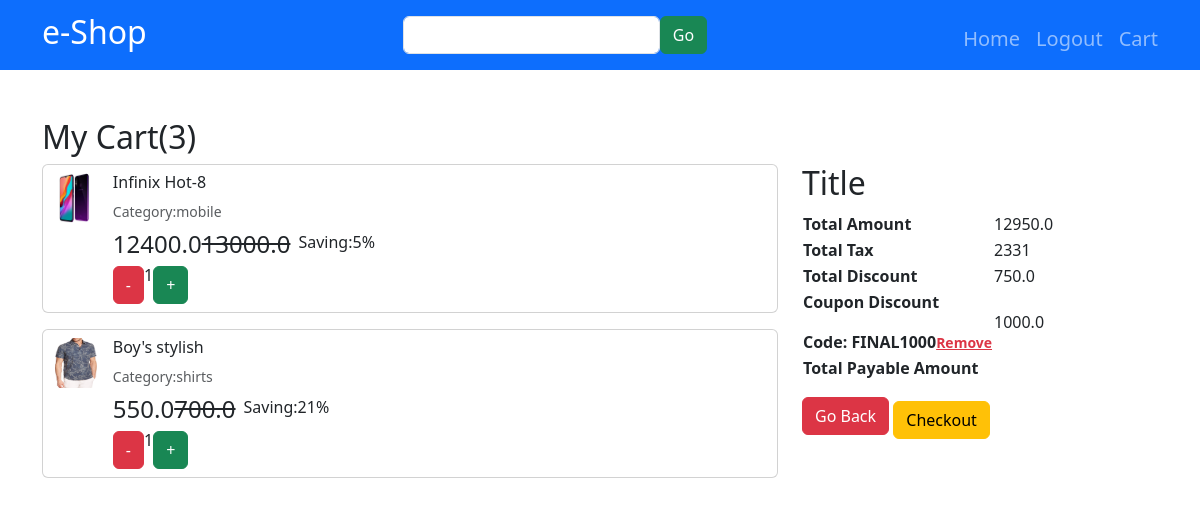
/cart/ (signed in), run on an earlier commit of the app's database.
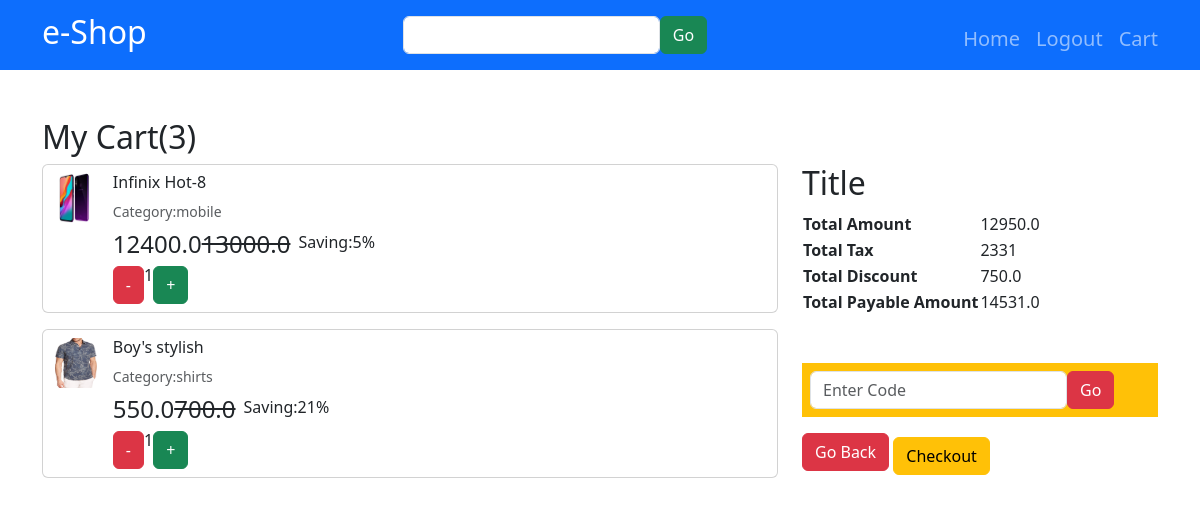
And on a later commit of the database.
### shop/models.py (models this page shows, shortened)
class Order(models.Model):
    user=models.ForeignKey(settings.AUTH_USER_MODEL,on_delete=models.CASCADE)
    ordered=models.BooleanField(default=False)
    items=models.ManyToManyField(OrderItem)
    ordered_date=models.DateTimeField(blank=True, null=True)
    created_at=models.DateTimeField(auto_now_add=True)
    coupon=models.ForeignKey('Coupon', on_delete=models.CASCADE,null=True,blank=True)
    address=models.ForeignKey("Address",on_delete=models.CASCADE,null=True,blank=True)
    def get_total_amount(self):
        total=0
        for oi in  self.items.all():
            total +=oi.get_final_amount()
        return total
    def get_total_dis_amount(self):
        total=0
        for oi in  self.items.all():
            total +=oi.get_price()
        return total
    def get_tax_amount(self):
        return int(self.get_total_amount() * 0.18)
    def get_discount_amount(self):
        return self.get_total_dis_amount()- self.get_total_amount()
    def get_payable_amount(self):
        return self.get_total_amount()+self.get_tax_amount()-self.get_discount_amount()

class Coupon (models.Model):
    code=models.CharField(max_length=50)
    amount=models.FloatField()

class OrderItem(models.Model):
    user=models.ForeignKey(settings.AUTH_USER_MODEL,on_delete=models.CASCADE)
    ordered=models.BooleanField(default=False)
    item=models.ForeignKey(Product,on_delete=models.CASCADE)
    qty=models.IntegerField(default=1)
    def get_discount_price(self):
        return self.item.discount_price*self.qty
    def get_price(self):
        return self.item.price*self.qty
    def get_final_amount(self):
        if self.item.discount_price:
            return self.get_discount_price()
        else:
            return self.get_price()

class Product(models.Model):
    name=models.CharField(max_length=200)
    category=models.ForeignKey(Category, on_delete=models.CASCADE)
    description=models.TextField()
    image=models.ImageField()
    price=models.FloatField()
    slug=models.SlugField( null=True,blank=True)
    discount_price=models.FloatField(null=True,blank=True)
    brand=models.CharField(max_length=200)
    def getSavingParcent(self):
        result=((self.price-self.discount_price) / self.price)*100
        return round(result)

### shop/views.py (the view)
# urls.py: path('cart/',myCart,name='cart'),
@login_required()
def myCart(r):
    data={}
    data['order']=Order.objects.get(user=r.user,ordered=False)
    return render(r, 'cart.html',data)

### templates/cart.html (shortened to what this page needs)
{% extends "base.html" %}
{% block content %}
<div class="container">
    <div class="row">
        <h2 class="h2">My Cart(3)</h2>
    </div>
    <div class="row">
        <div class="col-8">
            {% for order_item in order.items.all %}
            <div class="card mb-3 p-2">
                <div class="row d-flex">
                    <div class="col-1">
                        <img src="{{order_item.item.image.url}}" class="" style="height: 50px; width:50px" alt="">
                    </div>
                    <div class="col-10">
                        <div class="">
                            <h2 class="h6">{{order_item.item.name}}</h2>
                            <p class="text small mb-2 text-muted">Category:{{order_item.item.category.title}}</p>
                            <div class=" d-flex gap-2">
                                {% if order_item.item.discount_price %}
                                <h4>{{order_item.item.discount_price}}<del>{{order_item.item.price }}</del></h4>
                                <span class="">Saving:{{order_item.item.getSavingParcent}}%</span>
                                {% else %}
                                <h4>{{order_item.get_price}}</h4>
                                {% endif %}
                            </div>
                            <div class="d-flex  align-itmes-baseline">
                                <a href="{% url 'removeCart' order_item.item.slug %}" class="btn btn-danger">-</a>
                                <span class="h6">{{order_item.qty}}</span>
                                <a href="{% url 'addCart' order_item.item.slug %}" class="btn btn-success">+</a>
                            </div>
                        </div>
                    </div>
                </div>
            </div>
            {% endfor %}
        </div>
        <div class="col-4">
            <table>
                <h2>Title</h2>
                <tr>
                    <th>Total Amount</th>
                    <td>{{order.get_total_amount}}</td>
                </tr>
                <tr>
                    <th>Total Tax</th>
                    <td>{{order.get_tax_amount}}</td>
                </tr>
                <tr>
                    <th>Total Discount</th>
                    <td>{{order.get_discount_amount}}</td>
                </tr>
                 {% if order.coupon %}
                <tr>
                    <th class="font-sm text-sm">
                        <p>
                        Coupon Discount
                        </p>
                        <span>Code: {{order.coupon.code}}<a href="{% url 'removecoupon' %}" class="text-danger small">Remove</a>
                        </span>
                    </th>
                    <td>
                        {{order.coupon.amount}}
                    </td>
                </tr>
                {% endif %}
                {% if order.coupon %}
                <tr>
                    <th>Total Payable Amount</th>
                    <td>{{ order.get_payable_couopon_amount }}</td>
                </tr>
                {% else %}
                    <tr>
                        <th>Total Payable Amount</th>
                        <td>{{order.get_payable_amount}}</td>
                    </tr>
                {% endif %}
            </table>
            {% if not order.coupon %}
            <div class="d-flex mt-5 bg-warning p-2 jsutify-content-center">
                <form action="{% url 'addCoupon' %}" method="post" class="d-flex">
                    <input type="text" placeholder="Enter Code" name="code" class="form-control">
                    <button type="submit" value="Go" class="btn btn-danger">Go</button>
                </form>
            </div>
            {% endif %}
            <div class="gap-2 mt-3 ">
                <a href="" class="btn btn-danger mb-2">Go Back</a>
                <a href="{% url 'checkout' %}" class="btn btn-warning ">Checkout</a>
            </div>
        </div>
    </div>
    {% endblock %}

What changed in the data, as far as the page shows it:
changed Order: coupon_id 2 → empty (drawn); get_payable_amount (not shown) → "14531.0"; coupon.code "FINAL1000" → (not shown); coupon.amount "1000.0" → (not shown)
Also different on the page:
text no longer shown: "Coupon Discount Code: Remove"
text now shown: "Go"
